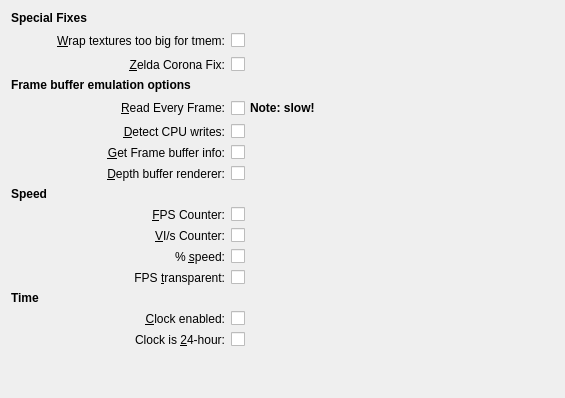
     <widget class="QWidget" name="tab_2" >
      <attribute name="title" >
       <string>Miscellaneous</string>
      </attribute>
      <layout class="QGridLayout" name="gridLayout_2" >
       <item row="0" column="0" colspan="5" >
        <widget class="QLabel" name="label_20" >
         <property name="text" >
          <string>&lt;h4>Special Fixes&lt;/h4></string>
         </property>
        </widget>
       </item>
       <item row="1" column="0" >
        <spacer name="horizontalSpacer_9" >
         <property name="orientation" >
          <enum>Qt::Horizontal</enum>
         </property>
         <property name="sizeType" >
          <enum>QSizePolicy::Fixed</enum>
         </property>
         <property name="sizeHint" stdset="0" >
          <size>
           <width>40</width>
           <height>20</height>
          </size>
         </property>
        </spacer>
       </item>
       <item row="1" column="1" >
        <widget class="QLabel" name="biggestLabel" >
         <property name="text" >
          <string>&amp;Wrap textures too big for tmem:</string>
         </property>
         <property name="alignment" >
          <set>Qt::AlignRight|Qt::AlignTrailing|Qt::AlignVCenter</set>
         </property>
         <property name="buddy" >
          <cstring>wrapTexturesCheck</cstring>
         </property>
        </widget>
       </item>
       <item row="1" column="2" >
        <widget class="QCheckBox" name="wrapTexturesCheck" >
         <property name="text" >
          <string/>
         </property>
        </widget>
       </item>
       <item row="1" column="3" >
        <spacer name="horizontalSpacer_10" >
         <property name="orientation" >
          <enum>Qt::Horizontal</enum>
         </property>
         <property name="sizeHint" stdset="0" >
          <size>
           <width>221</width>
           <height>20</height>
          </size>
         </property>
        </spacer>
       </item>
       <item row="2" column="1" >
        <widget class="QLabel" name="zeldaCoronaFixLabel" >
         <property name="text" >
          <string>&amp;Zelda Corona Fix:</string>
         </property>
         <property name="alignment" >
          <set>Qt::AlignRight|Qt::AlignTrailing|Qt::AlignVCenter</set>
         </property>
         <property name="buddy" >
          <cstring>zeldaCoronaFixCheck</cstring>
         </property>
        </widget>
       </item>
       <item row="2" column="2" colspan="3" >
        <widget class="QCheckBox" name="zeldaCoronaFixCheck" >
         <property name="text" >
          <string/>
         </property>
        </widget>
       </item>
       <item row="3" column="0" colspan="5" >
        <widget class="QLabel" name="label_23" >
         <property name="text" >
          <string>&lt;h4>Frame buffer emulation options&lt;/h4></string>
         </property>
        </widget>
       </item>
       <item row="4" column="1" >
        <widget class="QLabel" name="label_24" >
         <property name="text" >
          <string>&amp;Read Every Frame:</string>
         </property>
         <property name="alignment" >
          <set>Qt::AlignRight|Qt::AlignTrailing|Qt::AlignVCenter</set>
         </property>
         <property name="buddy" >
          <cstring>readEveryFrameCheck</cstring>
         </property>
        </widget>
       </item>
       <item row="4" column="2" >
        <widget class="QCheckBox" name="readEveryFrameCheck" >
         <property name="sizePolicy" >
          <sizepolicy vsizetype="Fixed" hsizetype="Maximum" >
           <horstretch>0</horstretch>
           <verstretch>0</verstretch>
          </sizepolicy>
         </property>
         <property name="font" >
          <font>
           <weight>75</weight>
           <bold>true</bold>
          </font>
         </property>
         <property name="text" >
          <string>Note: slow!</string>
         </property>
        </widget>
       </item>
       <item row="5" column="1" >
        <widget class="QLabel" name="label_25" >
         <property name="text" >
          <string>&amp;Detect CPU writes:</string>
         </property>
         <property name="alignment" >
          <set>Qt::AlignRight|Qt::AlignTrailing|Qt::AlignVCenter</set>
         </property>
         <property name="buddy" >
          <cstring>detectCpuWritesCheck</cstring>
         </property>
        </widget>
       </item>
       <item row="5" column="2" colspan="3" >
        <widget class="QCheckBox" name="detectCpuWritesCheck" >
         <property name="text" >
          <string/>
         </property>
        </widget>
       </item>
       <item row="6" column="1" >
        <widget class="QLabel" name="label_26" >
         <property name="text" >
          <string>&amp;Get Frame buffer info:</string>
         </property>
         <property name="alignment" >
          <set>Qt::AlignRight|Qt::AlignTrailing|Qt::AlignVCenter</set>
         </property>
         <property name="buddy" >
          <cstring>getFramebufferInfoCheck</cstring>
         </property>
        </widget>
       </item>
       <item row="6" column="2" colspan="3" >
        <widget class="QCheckBox" name="getFramebufferInfoCheck" >
         <property name="text" >
          <string/>
         </property>
        </widget>
       </item>
       <item row="7" column="1" >
        <widget class="QLabel" name="label_27" >
         <property name="text" >
          <string>&amp;Depth buffer renderer:</string>
         </property>
         <property name="alignment" >
          <set>Qt::AlignRight|Qt::AlignTrailing|Qt::AlignVCenter</set>
         </property>
         <property name="buddy" >
          <cstring>depthBufferRendererCheck</cstring>
         </property>
        </widget>
       </item>
       <item row="7" column="2" colspan="3" >
        <widget class="QCheckBox" name="depthBufferRendererCheck" >
         <property name="text" >
          <string/>
         </property>
        </widget>
       </item>
       <item row="8" column="0" colspan="5" >
        <widget class="QLabel" name="label_28" >
         <property name="text" >
          <string>&lt;h4>Speed&lt;/h4></string>
         </property>
        </widget>
       </item>
       <item row="9" column="1" >
        <widget class="QLabel" name="label_29" >
         <property name="text" >
          <string>&amp;FPS Counter:</string>
         </property>
         <property name="alignment" >
          <set>Qt::AlignRight|Qt::AlignTrailing|Qt::AlignVCenter</set>
         </property>
         <property name="buddy" >
          <cstring>fpsCounterCheck</cstring>
         </property>
        </widget>
       </item>
       <item row="9" column="2" colspan="3" >
        <widget class="QCheckBox" name="fpsCounterCheck" >
         <property name="text" >
          <string/>
         </property>
        </widget>
       </item>
       <item row="10" column="1" >
        <widget class="QLabel" name="label_30" >
         <property name="text" >
          <string>&amp;VI/s Counter:</string>
         </property>
         <property name="alignment" >
          <set>Qt::AlignRight|Qt::AlignTrailing|Qt::AlignVCenter</set>
         </property>
         <property name="buddy" >
          <cstring>viCounterCheck</cstring>
         </property>
        </widget>
       </item>
       <item row="10" column="2" colspan="3" >
        <widget class="QCheckBox" name="viCounterCheck" >
         <property name="text" >
          <string/>
         </property>
        </widget>
       </item>
       <item row="11" column="1" >
        <widget class="QLabel" name="label_31" >
         <property name="text" >
          <string>% &amp;speed:</string>
         </property>
         <property name="alignment" >
          <set>Qt::AlignRight|Qt::AlignTrailing|Qt::AlignVCenter</set>
         </property>
         <property name="buddy" >
          <cstring>percentSpeedCheck</cstring>
         </property>
        </widget>
       </item>
       <item row="11" column="2" colspan="3" >
        <widget class="QCheckBox" name="percentSpeedCheck" >
         <property name="text" >
          <string/>
         </property>
        </widget>
       </item>
       <item row="12" column="1" >
        <widget class="QLabel" name="label_32" >
         <property name="text" >
          <string>FPS &amp;transparent:</string>
         </property>
         <property name="alignment" >
          <set>Qt::AlignRight|Qt::AlignTrailing|Qt::AlignVCenter</set>
         </property>
         <property name="buddy" >
          <cstring>fpsTransparentCheck</cstring>
         </property>
        </widget>
       </item>
       <item row="12" column="2" colspan="3" >
        <widget class="QCheckBox" name="fpsTransparentCheck" >
         <property name="text" >
          <string/>
         </property>
        </widget>
       </item>
       <item row="13" column="0" colspan="5" >
        <widget class="QLabel" name="label_33" >
         <property name="text" >
          <string>&lt;h4>Time&lt;/h4></string>
         </property>
        </widget>
       </item>
       <item row="14" column="1" >
        <widget class="QLabel" name="label_34" >
         <property name="text" >
          <string>&amp;Clock enabled:</string>
         </property>
         <property name="alignment" >
          <set>Qt::AlignRight|Qt::AlignTrailing|Qt::AlignVCenter</set>
         </property>
         <property name="buddy" >
          <cstring>clockEnabledCheck</cstring>
         </property>
        </widget>
       </item>
       <item row="14" column="2" colspan="3" >
        <widget class="QCheckBox" name="clockEnabledCheck" >
         <property name="text" >
          <string/>
         </property>
        </widget>
       </item>
       <item row="15" column="1" >
        <widget class="QLabel" name="label_35" >
         <property name="text" >
          <string>Clock is &amp;24-hour:</string>
         </property>
         <property name="alignment" >
          <set>Qt::AlignRight|Qt::AlignTrailing|Qt::AlignVCenter</set>
         </property>
         <property name="buddy" >
          <cstring>clockIs24HourCheck</cstring>
         </property>
        </widget>
       </item>
       <item row="15" column="2" colspan="3" >
        <widget class="QCheckBox" name="clockIs24HourCheck" >
         <property name="text" >
          <string/>
         </property>
        </widget>
       </item>
       <item row="16" column="1" >
        <spacer name="verticalSpacer" >
         <property name="orientation" >
          <enum>Qt::Vertical</enum>
         </property>
         <property name="sizeHint" stdset="0" >
          <size>
           <width>20</width>
           <height>40</height>
          </size>
         </property>
        </spacer>
       </item>
      </layout>
     </widget>
